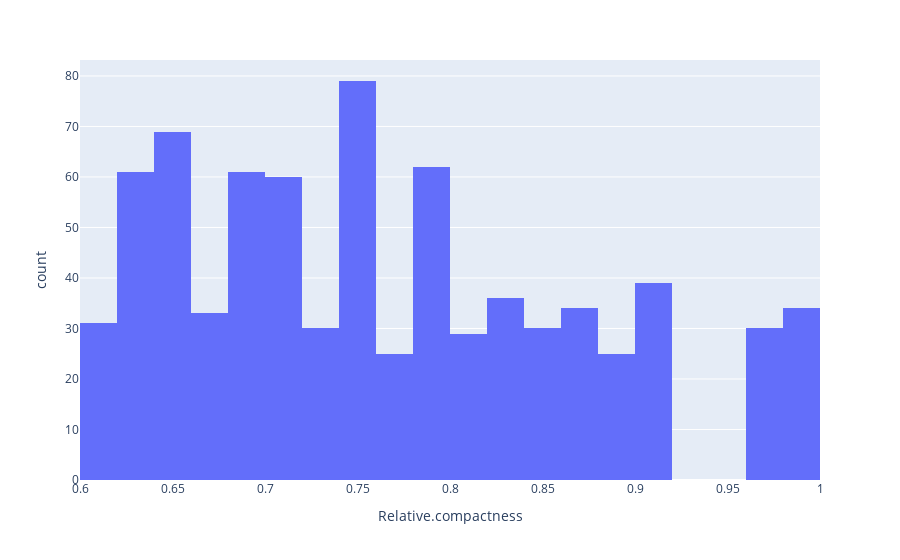

The cell this chart's notebook holds for it:
### Markdown cell above
Les variables ne sont pas toutes de même ordre de grandeur mais les distributions semblent homogènes. Etant donné les ordres de grandeurs bien différents, une attention particulière sera accordée lors de la réalisation de l'ACP.
Il faut maintenant étudier plus précisemment la répartition des variables mal représentées sur le graphique.

PROF

### Code cell
px.histogram(x, x="Relative.compactness")

### Figure 1 — Plotly figure (JSON) as saved in the notebook; plotly's stock layout.template omitted (floating-point values rounded to 4 significant figures; data arrays with more than 128 entries replaced by an {"elided": "..."} marker saying what was removed)
{"data": [{"alignmentgroup": "True", "bingroup": "x", "hovertemplate": "Relative.compactness=%{x}<br>count=%{y}<extra></extra>", "legendgroup": "", "marker": {"color": "#636efa"}, "name": "", "offsetgroup": "", "orientation": "v", "showlegend": false, "type": "histogram", "x": {"elided": "768 float values"}, "xaxis": "x", "yaxis": "y"}], "layout": {"barmode": "relative", "legend": {"tracegroupgap": 0}, "margin": {"t": 60}, "xaxis": {"anchor": "y", "domain": [0, 1], "title": {"text": "Relative.compactness"}}, "yaxis": {"anchor": "x", "domain": [0, 1], "title": {"text": "count"}}}}
